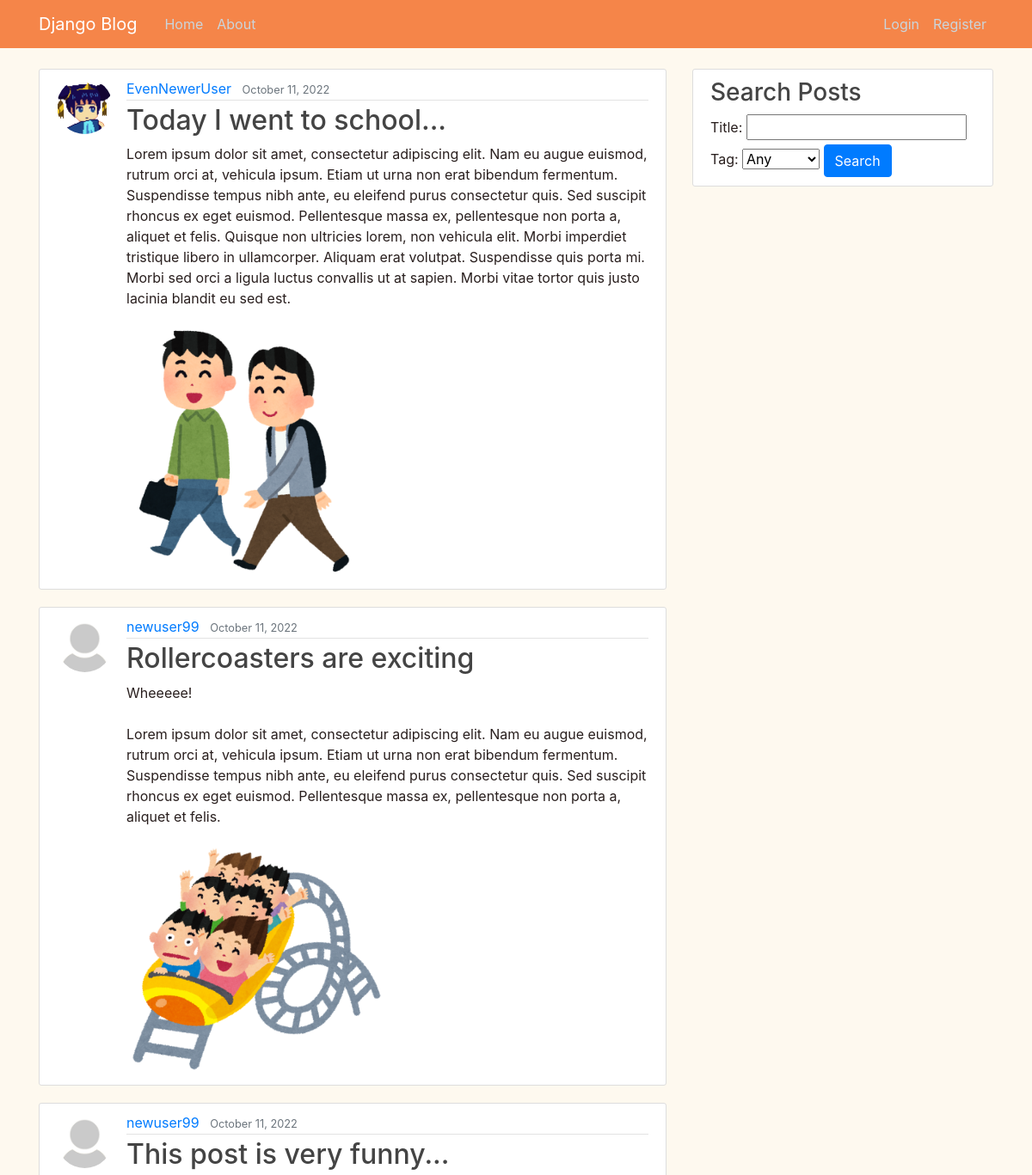
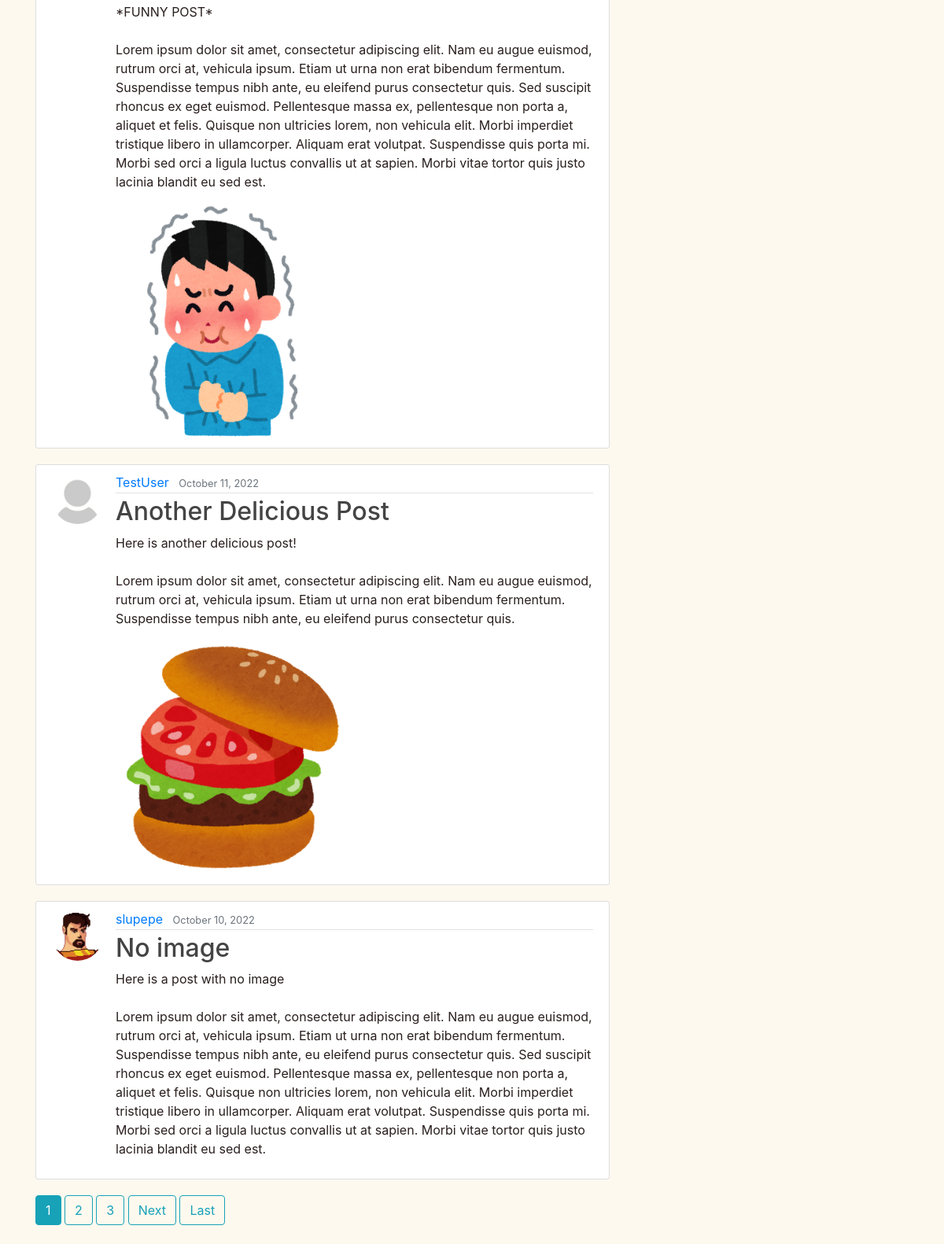
The app's page /search/ with its own data (2 pictures, top to bottom).
### blog/models.py (models this page shows, shortened)
class Post(models.Model):
    title = models.CharField(max_length=100)
    content = models.TextField()
    image =  models.ImageField(null=True, blank=True, upload_to="post_images")
    date_posted = models.DateTimeField(default=timezone.now)
    author = models.ForeignKey(User, on_delete=models.CASCADE)
    likes = models.ManyToManyField(User, blank=True, related_name="blog_post")
    tags = models.ManyToManyField(Tag, blank=True, related_name="tags")

### users/models.py (models this page shows, shortened)
class Profile(models.Model):
    user = models.OneToOneField(User, on_delete=models.CASCADE)
    image = models.ImageField(default='default.jpg', upload_to='profile_pics')

### blog/views.py (the view, shortened to what this page needs)
# urls.py: path('search/', PostSearchView.as_view(), name='post-search'),
class PostSearchView(ListView):
    model = Post
    template_name = 'blog/search_posts.html'
    context_object_name = 'posts'
    ordering = ['-date_posted']
    paginate_by = 5

### blog/templates/blog/search_posts.html (shortened to what this page needs)
{% extends "blog/base.html" %}
{% block content %}
    {% if posts %}
        {% for post in posts %}
            <article class="media content-section">
                <img class="rounded-circle article-img" src="{{  post.author.profile.image.url }}">
                <div class="media-body">
                <div class="article-metadata">
                    <a class="mr-2" href="{% url 'user-posts' post.author.username %}">{{ post.author }}</a>
                    <small class="text-muted">{{ post.date_posted|date:"F d, Y" }}</small>
                </div>
                <h2><a class="article-title" href="{% url 'post-detail' post.id %}">{{ post.title }}</a></h2>
                <p class="article-content">{{ post.content }}</p>
                {% if post.image %}
                    <img src="{{ post.image.url }}" style="max-height: 300px; max-width:300px;">
                {% endif %}
                </div>
            </article>
        {% endfor %}
        {% if is_paginated %}
            {% for num in page_obj.paginator.page_range %}
                {% if page_obj.number == num %}
                    <a class="btn btn-info mb-4" href="?page={{ num }}">{{ num }}</a>
                {% elif num > page_obj.number|add:'-3' and num < page_obj.number|add:'3' %}
                <a class="btn btn-outline-info mb-4" href="?page={{ num }}">{{ num }}</a>
                {% endif %}
            {% endfor %}
            {% if page_obj.has_next %}
            <a class="btn btn-outline-info mb-4" href="?page={{ page_obj.next_page_number }}">Next</a>
            <a class="btn btn-outline-info mb-4" href="?page={{ page_obj.paginator.num_pages }}">Last</a>
            {% endif %}
        {% endif %}
    {% else %}
    <article class="media content-section">
        <div class="media-body">
            <h3>There are no posts that match your search...</h3>
        </div>
    </article>
    {% endif %}
{% endblock content %}

### blog/static/blog/main.css (style rules this page uses)
body { background: #fafafa; color: #333333; margin-top: 5rem; }
h1, h2, h3, h4, h5, h6 { color: #444444; }
.content-section { background: #ffffff; padding: 10px 20px; border: 1px solid #dddddd; border-radius: 3px; margin-bottom: 20px; }
.article-title { color: #444444; }
.article-content { white-space: pre-line; }
.article-img { height: 65px; width: 65px; margin-right: 16px; }
.article-metadata { padding-bottom: 1px; margin-bottom: 4px; border-bottom: 1px solid #e3e3e3 }

### records on screen
Post: author.profile.image (picture), author "EvenNewerUser", date_posted "October 11, 2022", title "Today I went to school...", content "Lorem ipsum dolor sit amet, consectetur adipiscing elit. Nam eu augue euismod, rutrum orci at, vehicula ipsum. Etiam ut urna non erat bibendum fermentum. Suspendisse tempus nibh ante, eu eleifend purus consectetur quis. Sed suscipit rhoncus ex eget euismod. Pellentesque massa ex, pellentesque non porta a, aliquet et felis. Quisque non ultricies lorem, non vehicula elit. Morbi imperdiet tristique libero in ullamcorper. Aliquam erat volutpat. Suspendisse quis porta mi. Morbi sed orci a ligula luctus convallis ut at sapien. Morbi vitae tortor quis justo lacinia blandit eu sed est.", image (picture)
Post: author.profile.image (placeholder picture), author "newuser99", date_posted "October 11, 2022", title "Rollercoasters are exciting", content "Wheeeee! Lorem ipsum dolor sit amet, consectetur adipiscing elit. Nam eu augue euismod, rutrum orci at, vehicula ipsum. Etiam ut urna non erat bibendum fermentum. Suspendisse tempus nibh ante, eu eleifend purus consectetur quis. Sed suscipit rhoncus ex eget euismod. Pellentesque massa ex, pellentesque non porta a, aliquet et felis.", image (picture)
Post: author.profile.image (placeholder picture), author "newuser99", date_posted "October 11, 2022", title "This post is very funny...", content "*FUNNY POST* Lorem ipsum dolor sit amet, consectetur adipiscing elit. Nam eu augue euismod, rutrum orci at, vehicula ipsum. Etiam ut urna non erat bibendum fermentum. Suspendisse tempus nibh ante, eu eleifend purus consectetur quis. Sed suscipit rhoncus ex eget euismod. Pellentesque massa ex, pellentesque non porta a, aliquet et felis. Quisque non ultricies lorem, non vehicula elit. Morbi imperdiet tristique libero in ullamcorper. Aliquam erat volutpat. Suspendisse quis porta mi. Morbi sed orci a ligula luctus convallis ut at sapien. Morbi vitae tortor quis justo lacinia blandit eu sed est.", image (picture)
Post: author.profile.image (placeholder picture), author "TestUser", date_posted "October 11, 2022", title "Another Delicious Post", content "Here is another delicious post! Lorem ipsum dolor sit amet, consectetur adipiscing elit. Nam eu augue euismod, rutrum orci at, vehicula ipsum. Etiam ut urna non erat bibendum fermentum. Suspendisse tempus nibh ante, eu eleifend purus consectetur quis.", image (picture)
Post: author.profile.image (picture), author "slupepe", date_posted "October 10, 2022", title "No image", content "Here is a post with no image Lorem ipsum dolor sit amet, consectetur adipiscing elit. Nam eu augue euismod, rutrum orci at, vehicula ipsum. Etiam ut urna non erat bibendum fermentum. Suspendisse tempus nibh ante, eu eleifend purus consectetur quis. Sed suscipit rhoncus ex eget euismod. Pellentesque massa ex, pellentesque non porta a, aliquet et felis. Quisque non ultricies lorem, non vehicula elit. Morbi imperdiet tristique libero in ullamcorper. Aliquam erat volutpat. Suspendisse quis porta mi. Morbi sed orci a ligula luctus convallis ut at sapien. Morbi vitae tortor quis justo lacinia blandit eu sed est."

### other values on screen
{{ num }} "1"
{{ num }} "2" "3"
